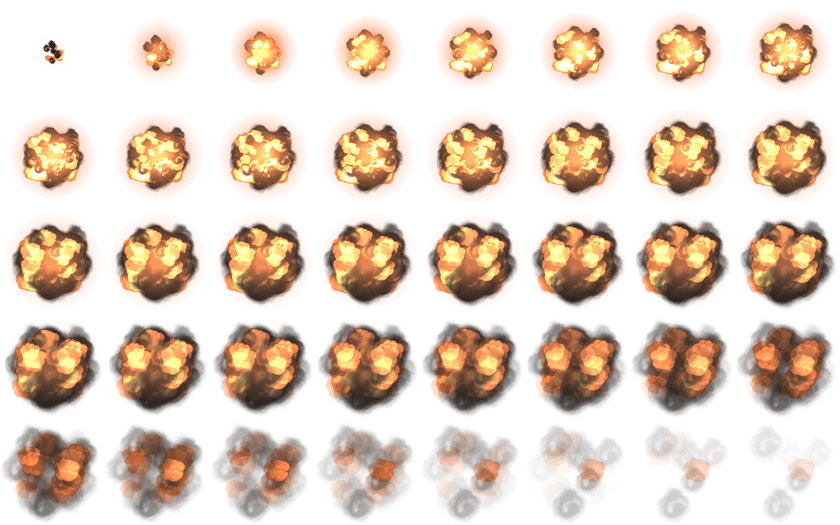
#> input picture Assets/img/18.png, 840 x 525 px, shrunk from 2048 x 1280 before the run
$ python -i candify_ui.py   (imports and definitions only)
#> lines starting #> are read from the running program, lines starting #| are printed output that depends on the picture
#!/usr/bin/env python3
"""
批量调整 UI 元素为糖果风格
增加饱和度和亮度，使其更加糖果化
"""

from PIL import Image, ImageEnhance
import os

def candify_image(input_path, output_path=None, saturation=1.3, brightness=1.1):
    """
    将图像调整为糖果风格

    Args:
        input_path: 输入图像路径
        output_path: 输出路径（如果为 None 则覆盖原文件）
        saturation: 饱和度因子（>1 更鲜艳）
        brightness: 亮度因子（>1 更亮）
    """
#> called with input_path = 'Assets/img/18.png', saturation = 1.3, brightness = 1.1
    try:
        # 打开图像
        img = Image.open(input_path)
#> img is the input picture: PIL image 840x525 RGBA; mean R, G, B, A 97, 60.5, 36.8, 84.1

        # 转换为 RGBA 模式（如果不是的话）
        if img.mode != 'RGBA':
            img = img.convert('RGBA')

        # 增加饱和度
        enhancer = ImageEnhance.Color(img)
        img = enhancer.enhance(saturation)
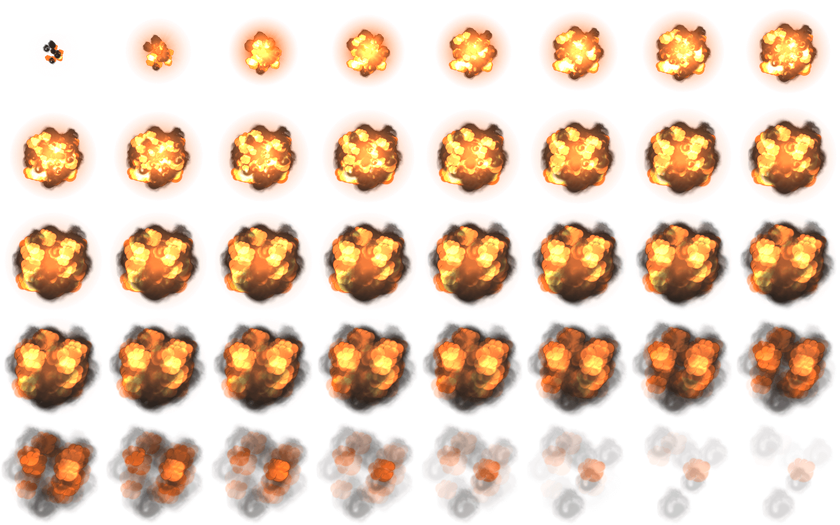
#> img: PIL image 840x525 RGBA; mean R, G, B, A 100.5, 57.9, 27.5, 84.1; transparent parts drawn white

        # 增加亮度
        enhancer = ImageEnhance.Brightness(img)
        img = enhancer.enhance(brightness)

        # 保存
        if output_path is None:
            output_path = input_path
        img.save(output_path)

        return True
    except Exception as e:
        print(f"处理失败 {os.path.basename(input_path)}: {e}")
        return False

# [46 lines left out: function batch_candify_ui, not called in this run]

# [7 lines not run here, left out]

>>> result = candify_image('Assets/img/18.png')
